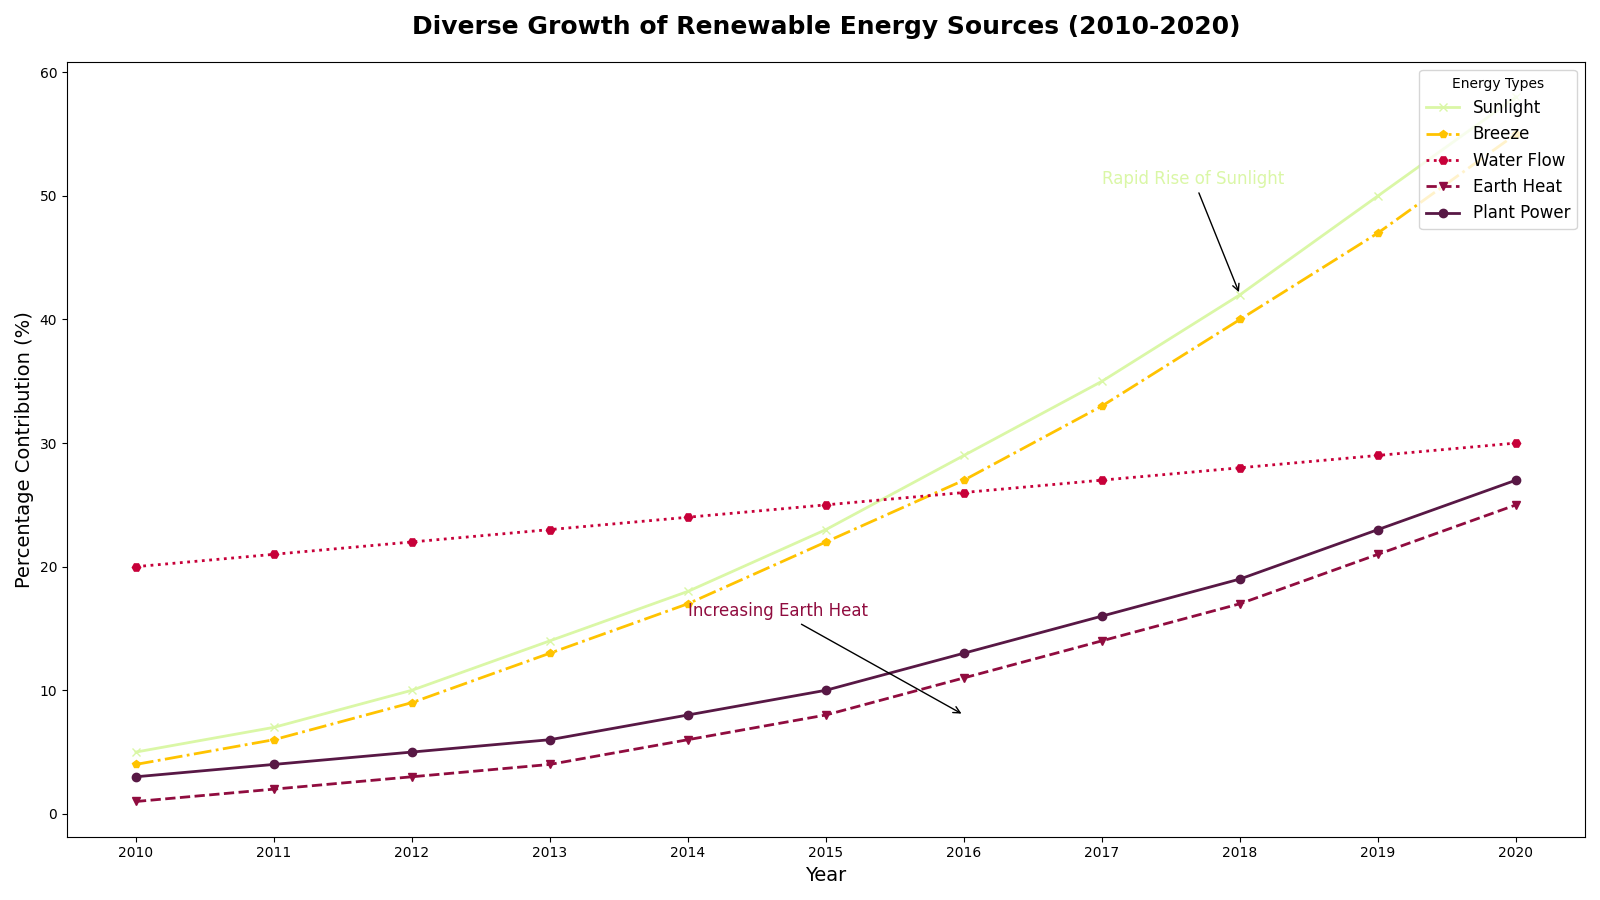

Recreate this plot in Python.
import matplotlib.pyplot as plt
import numpy as np

years = np.arange(2010, 2021)
solar = [5, 7, 10, 14, 18, 23, 29, 35, 42, 50, 58]
wind = [4, 6, 9, 13, 17, 22, 27, 33, 40, 47, 55]
hydro = [20, 21, 22, 23, 24, 25, 26, 27, 28, 29, 30]
geothermal = [1, 2, 3, 4, 6, 8, 11, 14, 17, 21, 25]
biomass = [3, 4, 5, 6, 8, 10, 13, 16, 19, 23, 27]

fig, ax1 = plt.subplots(figsize=(16, 9))

ax1.plot(years, solar, marker='x', linestyle='-', color='#DAF7A6', linewidth=2, label='Sunlight')
ax1.plot(years, wind, marker='p', linestyle='-.', color='#FFC300', linewidth=2, label='Breeze')
ax1.plot(years, hydro, marker='H', linestyle=':', color='#C70039', linewidth=2, label='Water Flow')
ax1.plot(years, geothermal, marker='v', linestyle='--', color='#900C3F', linewidth=2, label='Earth Heat')
ax1.plot(years, biomass, marker='o', linestyle='-', color='#581845', linewidth=2, label='Plant Power')

ax1.set_title('Diverse Growth of Renewable Energy Sources (2010-2020)', fontsize=18, fontweight='bold', pad=20)
ax1.set_xlabel('Year', fontsize=14)
ax1.set_ylabel('Percentage Contribution (%)', fontsize=14)
ax1.set_xticks(years)
ax1.grid(visible=False)
ax1.legend(title='Energy Types', loc='upper right', fontsize=12)

ax1.annotate('Rapid Rise of Sunlight', xy=(2018, 42), xytext=(2017, 51),
             arrowprops=dict(facecolor='black', arrowstyle='->'),
             fontsize=12, color='#DAF7A6')
ax1.annotate('Increasing Earth Heat', xy=(2016, 8), xytext=(2014, 16),
             arrowprops=dict(facecolor='black', arrowstyle='->'),
             fontsize=12, color='#900C3F')

plt.tight_layout()
plt.show()
